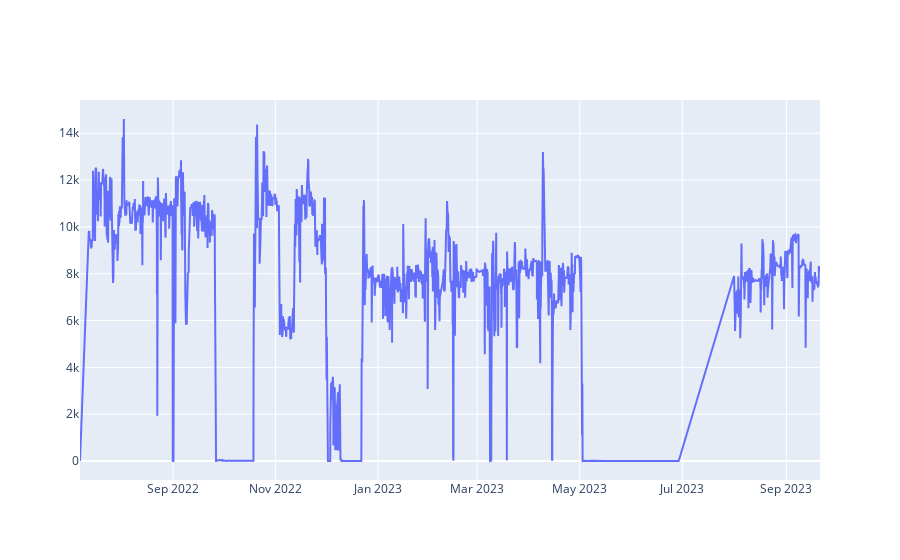

Here is the notebook cell this chart was saved with:
### Code cell
# visualize the distribution of the target variable using plotly
fig = go.Figure()
fig.add_trace(go.Scatter(x=y.index, y=y, mode='lines', name='target'))
fig.show()

### Figure 1 — Plotly figure (JSON) as saved in the notebook; plotly's stock layout.template omitted (floating-point values rounded to 4 significant figures; data arrays with more than 128 entries replaced by an {"elided": "..."} marker saying what was removed)
{"data": [{"mode": "lines", "name": "target", "type": "scatter", "x": {"elided": "8700 str values"}, "y": {"elided": "8700 float values"}}], "layout": {}}
